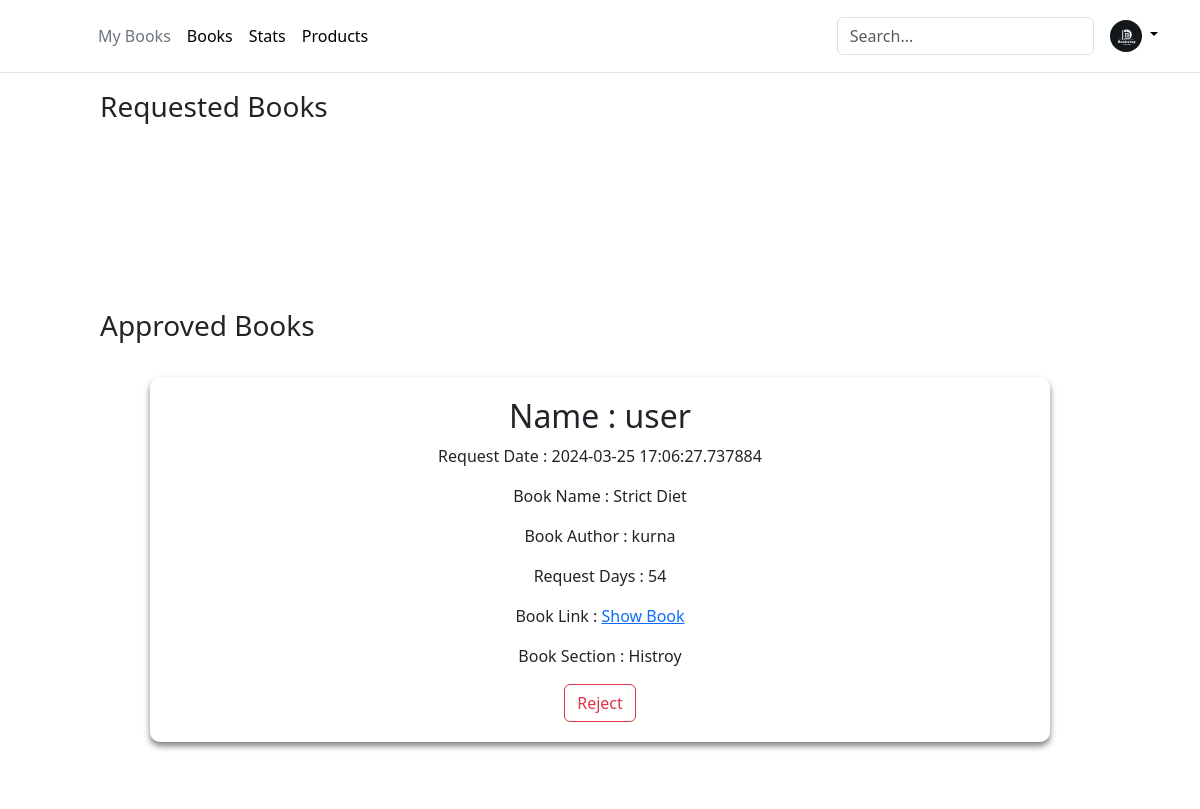
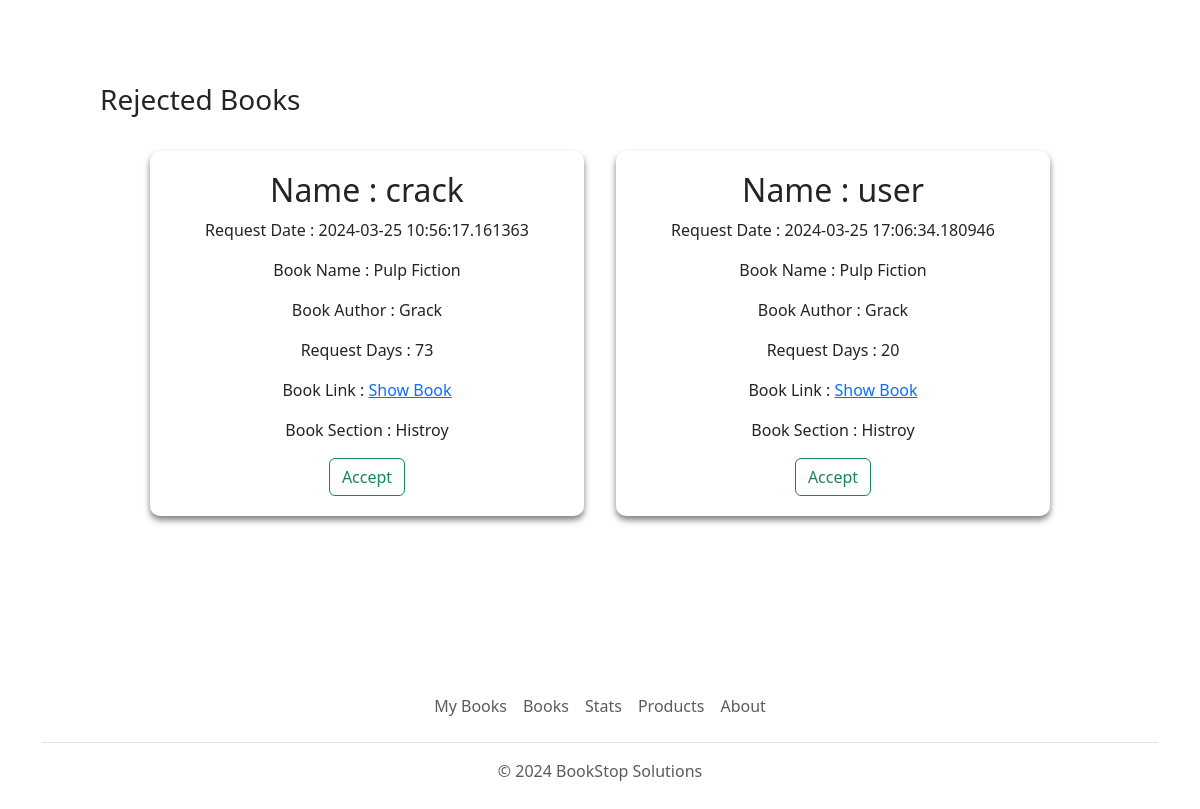
Before: /requestedBooks with the older database file (2 pictures, top to bottom).
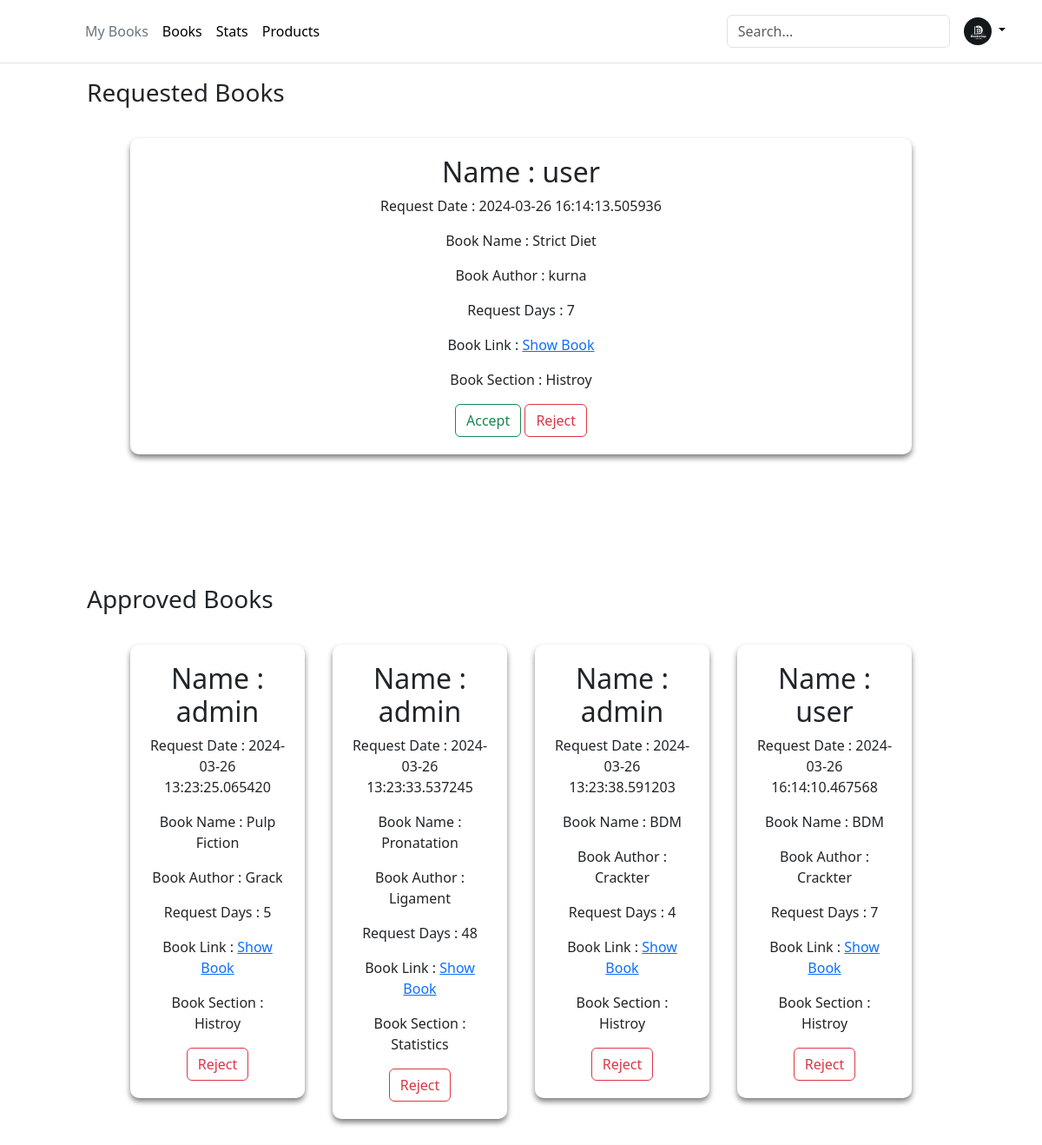
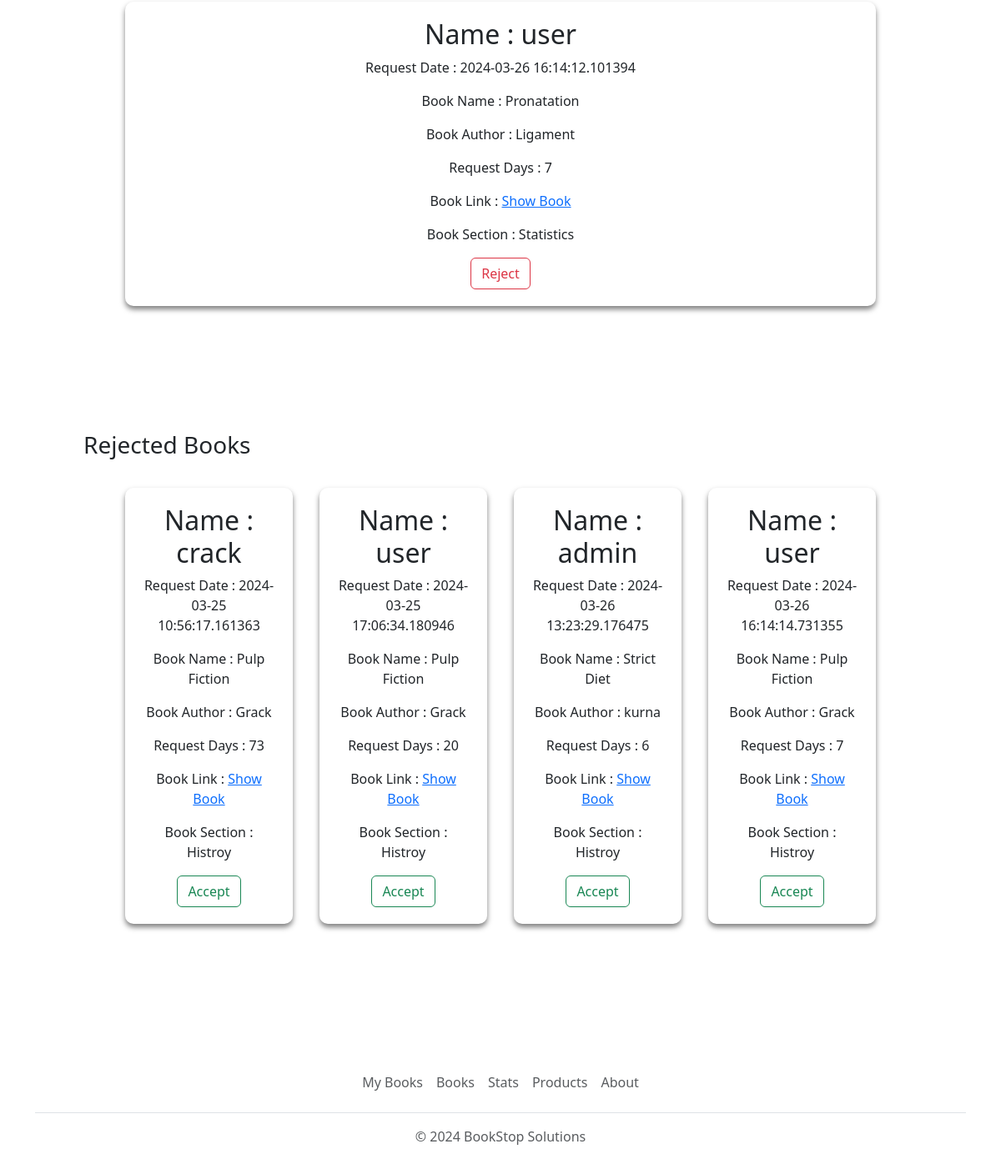
After: the same page with the newer database file (2 pictures, top to bottom).
### app.py (models this page shows)
class BookIssue(db.Model):
    __tablename__ = 'BookIssue'
    IssueId = db.Column(db.Integer, autoincrement=True, primary_key=True)
    UserId = db.Column(db.Integer, db.ForeignKey(User.UserId), nullable=False)
    BookId = db.Column(db.Integer, db.ForeignKey(Books.BookId), nullable=False)
    SectionId = db.Column(db.Integer, db.ForeignKey(Section.SectionId), nullable=False)
    RequestDate = db.Column(db.DateTime, nullable=False, default=datetime.datetime.utcnow)
    Days = db.Column(db.Integer, nullable=False)
    IssueDate = db.Column(db.String)
    IssueStatus = db.Column(db.String, nullable=False)
    LastIssueStatusDate = db.Column(db.String)

### app.py (the view, shortened to what this page needs)
@app.route("/requestedBooks", methods=["GET","POST"])
def requestedBooks():
    BookIssueMergeTable = BookIssueMerge.query.filter(
        BookIssueMerge.Section_Title.isnot(None),
        BookIssueMerge.Author.isnot(None),
        BookIssueMerge.Book_Title.isnot(None),
        BookIssueMerge.IssueStatus == "requested",
        BookIssueMerge.UserName.isnot(None)).all()
    ApprovedBookIssueMergeTable = BookIssueMerge.query.filter(
        BookIssueMerge.Section_Title.isnot(None),
        BookIssueMerge.Author.isnot(None),
        BookIssueMerge.Book_Title.isnot(None),
        BookIssueMerge.IssueStatus == "Approved",
        BookIssueMerge.UserName.isnot(None)).all()
    RejectedBookIssueMergeTable = BookIssueMerge.query.filter(
        BookIssueMerge.Section_Title.isnot(None),
        BookIssueMerge.Author.isnot(None),
        BookIssueMerge.Book_Title.isnot(None),
        BookIssueMerge.IssueStatus == "Rejected",
        BookIssueMerge.UserName.isnot(None)).all()
    return render_template("requestBooks.html", books=BookIssueMergeTable, approvedBooks = ApprovedBookIssueMergeTable, rejectedBooks = RejectedBookIssueMergeTable)

### templates/requestBooks.html (shortened to what this page needs)
<!DOCTYPE html>
<html lang="en">
  <head>
    <link rel="stylesheet" href="/static/add-section.css" />
    {% include 'bootstrap.html' %}
  </head>
  <body>
    <div>
      {% include 'header.html' %}
      <div>
        <h3 class="firstHeading">Requested Books</h3>
        <div class="main-container">
          {% for book in books %}
          <div class="section-container" id="1">
            <h2>Name : {{book.UserName}}</h2>
            <p>Request Date : {{book.RequestDate}}</p>
            <p>Book Name : {{book.Book_Title}}</p>
            <p>Book Author : {{book.Author}}</p>
            <p>Request Days : {{book.Days}}</p>
            <p>
              Book Link :
              <a href="{{ url_for('download_book', filename=book.Book_Link) }}"
                >Show Book</a
              >
            </p>
            <div>
              <p>Book Section : {{book.Section_Title}}</p>
            </div>
            <form
              action="/requestedBooks"
              method="post"
              style="display: inline"
            >
              <button type="submit" class="btn btn-outline-success">
                Accept
              </button>
            </form>
            <form
              action="/requestedBooks"
              method="post"
              style="display: inline"
            >
              <button type="submit" class="btn btn-outline-danger">
                Reject
              </button>
            </form>
          </div>
          {% endfor %}
        </div>
        <h3>Approved Books</h3>
        <div class="main-container">
          {% for book in approvedBooks %}
          <div class="section-container" id="1">
            <h2>Name : {{book.UserName}}</h2>
            <p>Request Date : {{book.RequestDate}}</p>
            <p>Book Name : {{book.Book_Title}}</p>
            <p>Book Author : {{book.Author}}</p>
            <p>Request Days : {{book.Days}}</p>
            <p>
              Book Link :
              <a href="{{ url_for('download_book', filename=book.Book_Link) }}"
                >Show Book</a
              >
            </p>
            <div>
              <p>Book Section : {{book.Section_Title}}</p>
            </div>
            <form
              action="/requestedBooks"
              method="post"
              style="display: inline"
            >
              <button type="submit" class="btn btn-outline-danger">
                Reject
              </button>
            </form>
          </div>
          {% endfor %}
        </div>
        <h3>Rejected Books</h3>
        <div class="main-container">
          {% for book in rejectedBooks %}
          <div class="section-container" id="1">
            <h2>Name : {{book.UserName}}</h2>
            <p>Request Date : {{book.RequestDate}}</p>
            <p>Book Name : {{book.Book_Title}}</p>
            <p>Book Author : {{book.Author}}</p>
            <p>Request Days : {{book.Days}}</p>
            <p>
              Book Link :
              <a href="{{ url_for('download_book', filename=book.Book_Link) }}"
                >Show Book</a
              >
            </p>
            <div>
              <p>Book Section : {{book.Section_Title}}</p>
            </div>
            <form
              action="/requestedBooks"
              method="post"
              style="display: inline"
            >
              <button type="submit" class="btn btn-outline-success">
                Accept
              </button>
            </form>
          </div>
          {% endfor %}
        </div>
        {% include 'footer.html' %}
      </div>
    </div>
  </body>
</html>

Changed rows visible on the page:
no longer on this page (row edited): BookIssue: UserName "user", RequestDate "2024-03-25 17:06:27.737884", Book_Title "Strict Diet", Author "kurna", Days "54", Section_Title "Histroy", shown under "Approved Books"
added BookIssue: UserName "user", RequestDate "2024-03-26 16:14:13.505936", Book_Title "Strict Diet", Author "kurna", Days "7", Section_Title "Histroy", shown under "Requested Books"
added BookIssue: UserName "admin", RequestDate "2024-03-26 13:23:25.065420", Book_Title "Pulp Fiction", Author "Grack", Days "5", Section_Title "Histroy", shown under "Approved Books"
added BookIssue: UserName "admin", RequestDate "2024-03-26 13:23:33.537245", Book_Title "Pronatation", Author "Ligament", Days "48", Section_Title "Statistics", shown under "Approved Books"
added BookIssue: UserName "admin", RequestDate "2024-03-26 13:23:38.591203", Book_Title "BDM", Author "Crackter", Days "4", Section_Title "Histroy", shown under "Approved Books"
added BookIssue: UserName "user", RequestDate "2024-03-26 16:14:10.467568", Book_Title "BDM", Author "Crackter", Days "7", Section_Title "Histroy", shown under "Approved Books"
added BookIssue: UserName "user", RequestDate "2024-03-26 16:14:12.101394", Book_Title "Pronatation", Author "Ligament", Days "7", Section_Title "Statistics", shown under "Approved Books"
added BookIssue: UserName "admin", RequestDate "2024-03-26 13:23:29.176475", Book_Title "Strict Diet", Author "kurna", Days "6", Section_Title "Histroy", shown under "Rejected Books"
added BookIssue: UserName "user", RequestDate "2024-03-26 16:14:14.731355", Book_Title "Pulp Fiction", Author "Grack", Days "7", Section_Title "Histroy", shown under "Rejected Books"
